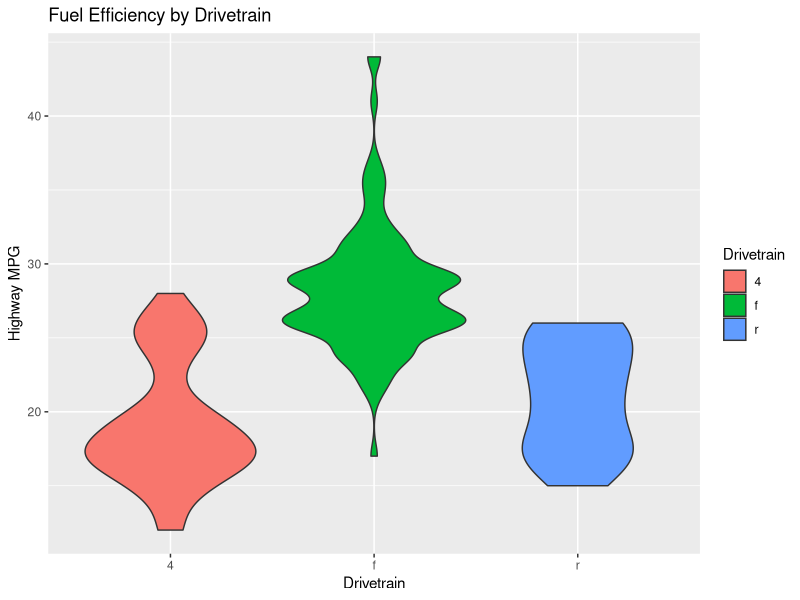

Here is the R script that generated this plot:
## ---- chunk 1
#| echo: false
#| message: false

library(tidyverse)
## ---- chunk 2
ggplot(data = mpg, 
      aes(x = drv,
          y = hwy,
          fill = drv)
  ) + 
  geom_violin() + 
  labs(title = "Fuel Efficiency by Drivetrain",
       x = "Drivetrain",
       y = "Highway MPG",
       fill = "Drivetrain")
## ---- chunk 3

## ---- chunk 4

## ---- chunk 5

## ---- chunk 6

## ---- chunk 7

## ---- chunk 8


## ---- chunk 9

## ---- chunk 10

## ---- chunk 11

## ---- chunk 12

## ---- chunk 13

## ---- chunk 14

## ---- chunk 15

## ---- chunk 16
